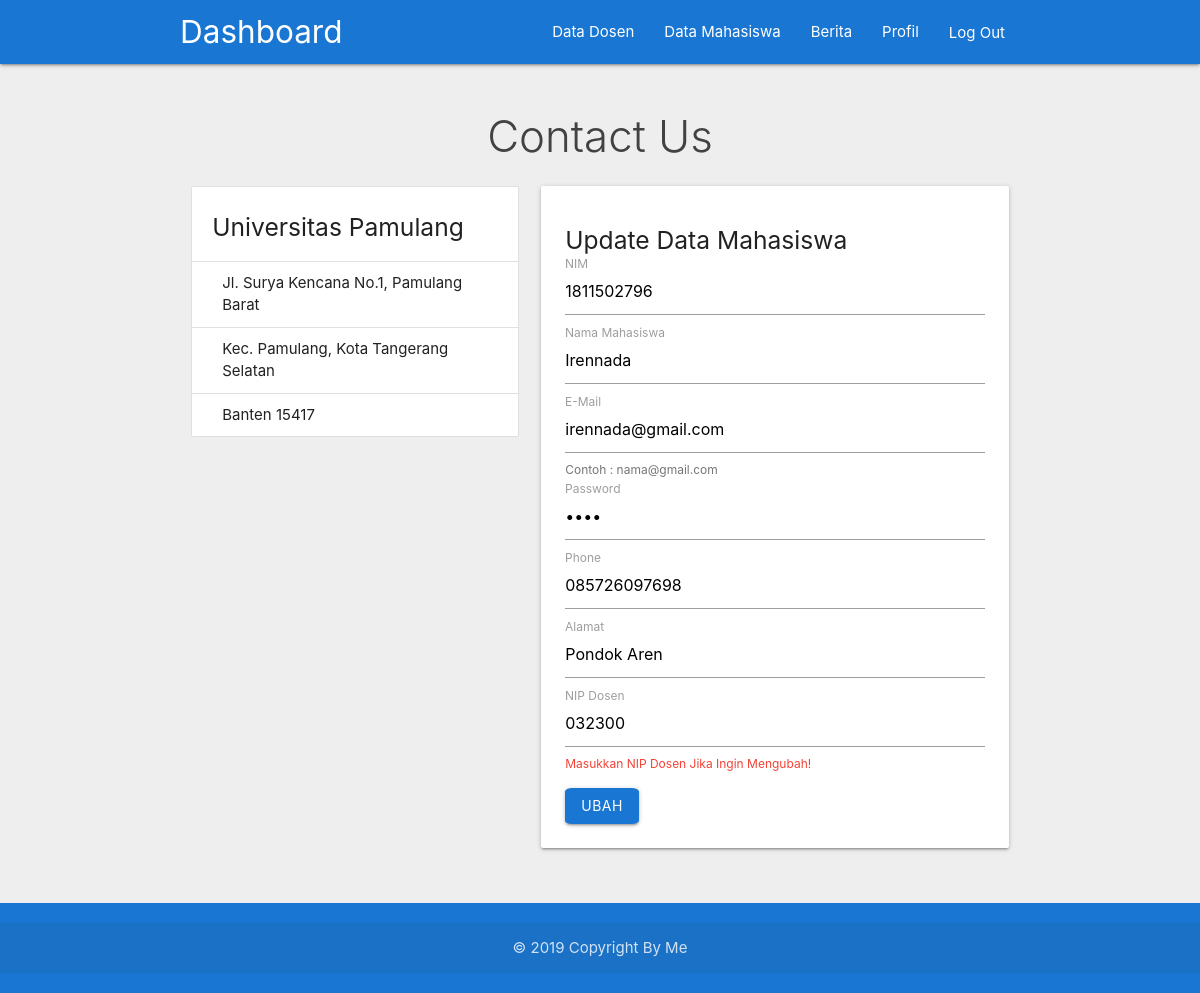
/admin/index.php?page=upMhs&&nim=1811502796 (signed in), run on the app's committed database.
### tables this page shows
CREATE TABLE `mhs` (
  `nim` varchar(11) NOT NULL DEFAULT '',
  `nama_mhs` varchar(50) DEFAULT NULL,
  `password_mhs` varchar(35) DEFAULT NULL,
  `email_mhs` varchar(35) DEFAULT NULL,
  `telp_mhs` varchar(13) DEFAULT NULL,
  `alamat_mhs` varchar(255) DEFAULT NULL,
  `nip` varchar(11) DEFAULT NULL,
  PRIMARY KEY (`nim`),
  KEY `FKDosen` (`nip`),
  CONSTRAINT `FKDosen` FOREIGN KEY (`nip`) REFERENCES `dosen` (`nip`) ON DELETE CASCADE ON UPDATE CASCADE
);

CREATE TABLE `dosen` (
  `nip` varchar(11) NOT NULL DEFAULT '',
  `nama_dosen` varchar(50) DEFAULT NULL,
  `password_dosen` varchar(35) DEFAULT NULL,
  `email_dosen` varchar(35) DEFAULT NULL,
  `telp_dosen` varchar(13) DEFAULT NULL,
  `alamat_dosen` varchar(255) DEFAULT NULL,
  PRIMARY KEY (`nip`)
);

### admin/pages/upMhs.php (the view)
<section class="contact grey lighten-3 scrollspy">
    <div class="container">
      <h3 class="light grey-text text-darken-3 center">Contact Us</h3>
        <div class="row">
        <div class="col m5 s12">
          <ul class="collection with-header">
            <li class="collection-header"><h5>Universitas Pamulang</h5></li>
            <li class="collection-item">Jl. Surya Kencana No.1, Pamulang Barat</li>
            <li class="collection-item">Kec. Pamulang, Kota Tangerang Selatan</li>
            <li class="collection-item">Banten 15417</li>
          </ul>
        </div>
          <div class="col m7 s12">
        <?php
            $username = $_GET['nim'];
            $data = mysqli_query($connect,"SELECT a.*, b.* FROM mhs a, dosen b WHERE nim='$username' AND a.nip=b.nip");
            while($d = mysqli_fetch_array($data)){
        ?>
            <form method="POST" action="proses/proses_upMhs.php">
              <div class="card-panel">
                <h5>Update Data Mahasiswa</h5>
                  <div class="input-field">
                    <input type="text" name="nim" id="nim" value="<?php echo $d['nim']; ?>" readonly class="validate">
                    <label for="nim">NIM</label>
                  </div>
                  <div class="input-field">
                    <input type="text" name="nama_mhs" id="nama_mhs" value="<?php echo $d['nama_mhs']; ?>" required class="validate">
                    <label for="nama_mhs">Nama Mahasiswa</label>
                  </div>
                  <div class="input-field">
                    <input type="email" name="email_mhs" id="email_mhs" value="<?php echo $d['email_mhs']; ?>" required class="validate">
                    <label for="email_mhs">E-Mail</label>
                    <span class="helper-text" data-error="Email Tidak Valid" data-success="Email Valid">Contoh : nama@gmail.com</span>
                  </div>
                  <div class="input-field">
                    <input type="password" name="password_mhs" value="<?php echo $d['password_mhs']; ?>" id="password_mhs" required class="validate">
                    <label for="password_mhs">Password</label>
                  </div>
                  <div class="input-field">
                    <input type="text" name="telp_mhs" id="telp_mhs" value="<?php echo $d['telp_mhs']; ?>" required class="validate">
                    <label for="telp_mhs">Phone</label>
                  </div>
                  <div class="input-field">
                    <input type="text" name="alamat_mhs" id="alamat_mhs" value="<?php echo $d['alamat_mhs']; ?>" required class="validate">
                    <label for="alamat_mhs">Alamat</label>
                  </div>
                  <div class="input-field">
                    <input type="text" name="dosen" id="dosen" class="validate" value="<?php echo $d['nip']?>">
                    <label for="dosen">NIP Dosen</label>
                    <span class="helper-text red-text">Masukkan NIP Dosen Jika Ingin Mengubah!</span>
                  </div>
                  <button type="submit" name="upMhs" value="upMhs" class="btn blue darken-2" style="border-radius: 10%;"> Ubah </button>
              </div>
            </form>
            <?php
            }
            ?>
          </div>
        </div>
    </div>
  </section>

### assets/css/style.css (style rules this page uses)
section, footer { padding: 20px 0; }

### admin/header.php (style rules this page uses)
body { display: flex; min-height: 100vh; flex-direction: column; }

### data on the page
mhs: nim "1811502796", nama_mhs "Irennada", email_mhs "irennada@gmail.com", telp_mhs "085726097698", alamat_mhs "Pondok Aren", dosen "032300"
